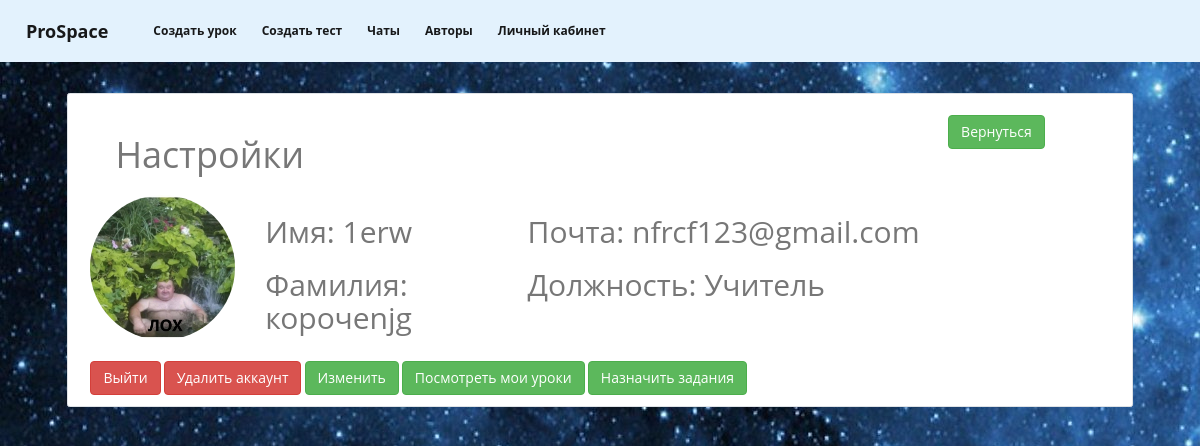
The app's page /settings (signed in) with its own data.
### data/users.py (models this page shows, shortened)
class User(SqlAlchemyBase, UserMixin, SerializerMixin):
    __tablename__ = 'users'
    id = sqlalchemy.Column(sqlalchemy.Integer,
                           primary_key=True, autoincrement=True)
    surname = sqlalchemy.Column(sqlalchemy.String, nullable=False)
    name = sqlalchemy.Column(sqlalchemy.String, nullable=False)
    age = sqlalchemy.Column(sqlalchemy.Integer, nullable=False)
    email = sqlalchemy.Column(sqlalchemy.String, nullable=False, unique=True)
    hashed_password = sqlalchemy.Column(sqlalchemy.String, nullable=False)
    modified_date = sqlalchemy.Column(sqlalchemy.DateTime, nullable=False, default=datetime.datetime.now)
    type = sqlalchemy.Column(sqlalchemy.Integer, nullable=False)
    tests = sqlalchemy.Column(sqlalchemy.String, nullable=True)
    avatar = sqlalchemy.Column(sqlalchemy.String)
    count = sqlalchemy.Column(sqlalchemy.Integer, default=0)
    lesson = orm.relationship("Lesson", back_populates='user')
    tasks = orm.relationship("Task", back_populates='user')
    scores = orm.relationship("Scores", back_populates='user')

### server.py (the view)
@app.route('/settings')
def settings():
    db_sess = db_session.create_session()
    user = db_sess.query(User).get(current_user.id)
    return render_template('settings.html', user=user, url='/settings')

### data/db_session.py (called while the page is built)
def create_session() -> Session:
    global __factory
    return __factory()

### server.py (called while the page is built)
@login_manager.user_loader
def load_user(user_id):
    db_sess = db_session.create_session()
    return db_sess.query(User).get(user_id)

### templates/settings.html (shortened to what this page needs)
{% extends "base.html" %}
{% block content %}
<link href="https://netdna.bootstrapcdn.com/bootstrap/3.3.4/css/bootstrap.min.css" rel="stylesheet">
<link href="/static/styles/chat_style.css" rel="stylesheet">
<link href="https://maxcdn.bootstrapcdn.com/font-awesome/4.3.0/css/font-awesome.min.css" rel="stylesheet">
<div class="col-md6 border rounded" style="padding:1% 2%; margin:1% 2%; background: white;">
    <div class="row" style="margin: 10px">
        <div class="col-10">
            <h1>Наcтройки</h1>
        </div>
        <div class="col-2">
            <a class="btn btn-success" href="/">Вернуться</a>
        </div>
    </div>
    <div class="row">
        <div class="col-2">
            <img alt="avatar" class="rounded-circle" src="{{ user.avatar }}">
        </div>
        <div class="col-3">
            <h2>Имя: {{user.name}}</h2>
            <h2>Фамилия: {{user.surname}}</h2>
        </div>
        <div class="col-7">
            <h2>Почта: {{user.email}}</h2>
            {% if user.type == 1 %}
            <h2>Должность: Ученик</h2>
            {% else %}
            <h2>Должность: Учитель</h2>
            {% endif%}
        </div>
    </div>
    <br>
    <a class="btn btn-danger" href="/logout">Выйти</a>
    <a class="btn btn-danger" href="/settings/delete">Удалить аккаунт</a>
    <a class="btn btn-success" href="/settings/edit">Изменить</a>
    {% if user.type == 2 %}
    <a class="btn btn-success" href="/search/&{{user.email}}">Посмотреть мои уроки</a>
    <a class="btn btn-success" href="/tasks">Назначить задания</a>
    {% else %}
    <a class="btn btn-success" href="/tasks">Посмотреть мои задания</a>
    {% endif %}
</div>
{% endblock %}

### static/styles/chat_style.css (style rules this page uses)
body { padding-top: 0; font-size: 12px; color: #777; font-family: 'Open Sans',sans-serif; margin-top:20px; }
img { max-width: 100%; }

### records on screen
User: avatar (picture), name "1erw", surname "корочеnjg", email "nfrcf123@gmail.com"
